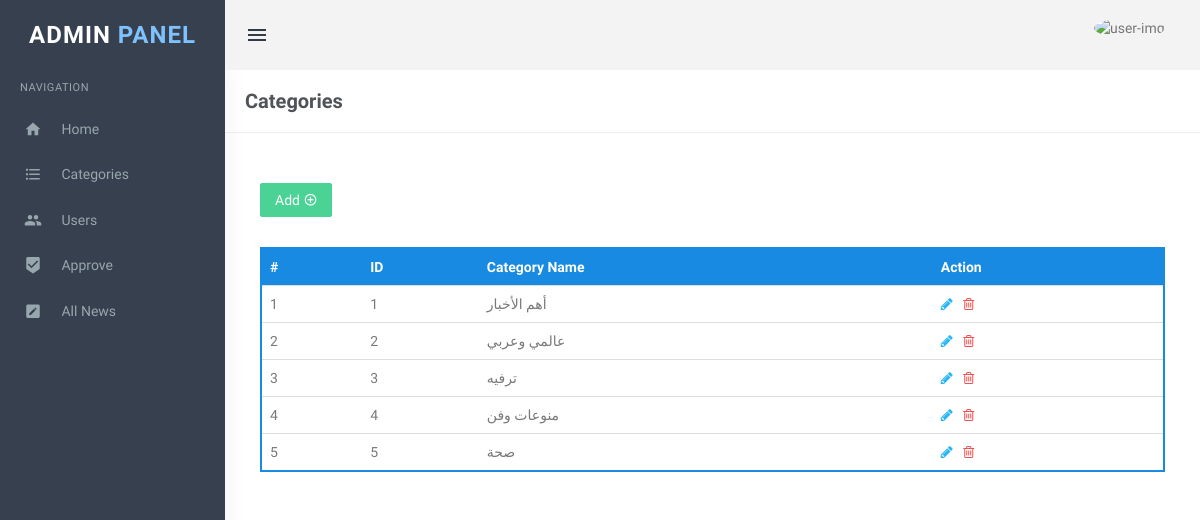
Page /adminPanel/categories.php (signed in) on the earlier database version.
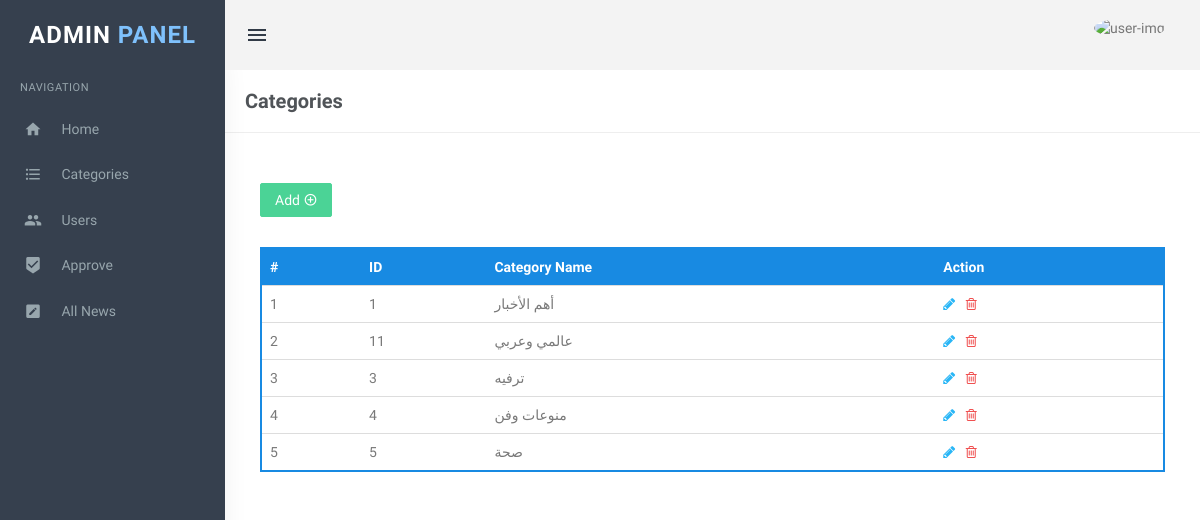
Same page on the later database version.
### tables this page shows
CREATE TABLE IF NOT EXISTS `categories` (
  `name` varchar(40) NOT NULL,
  `id` int(30) NOT NULL AUTO_INCREMENT,
  PRIMARY KEY (`id`),
  UNIQUE KEY `name` (`name`)
);

### adminPanel/categories.php (the view, shortened to what the changed rows need)
<?php
include('includes/config.php');
?>
<!DOCTYPE html>
<html lang="en">
<head>
    <link href="assets/css/bootstrap.min.css" rel="stylesheet" type="text/css" />
    <link href="assets/css/core.css" rel="stylesheet" type="text/css" />
    <link href="assets/css/components.css" rel="stylesheet" type="text/css" />
    <link href="assets/css/icons.css" rel="stylesheet" type="text/css" />
    <link href="assets/css/pages.css" rel="stylesheet" type="text/css" />
    <link href="assets/css/menu.css" rel="stylesheet" type="text/css" />
    <link href="assets/css/responsive.css" rel="stylesheet" type="text/css" />
    <link href="assets/css/myStyle.css" rel="stylesheet" type="text/css" />
    <link rel="stylesheet" href="assets/css/deleteCategory.css">
</head>
<body class="fixed-left">
    <div id="wrapper">
        <div class="content-page">
            <div class="content">
                <div class="container">
                    <div class="row">
                        <div class="col-md-12">
                            <div class="demo-box m-t-20">
                                <div class="table-responsive">
                                    <table class="table m-0 table-colored-bordered table-bordered-primary">
                                        <thead>
                                            <tr>
                                                <th>#</th>
                                                <th>ID</th>
                                                <th>Category Name</th>
                                                <th>Action</th>
                                            </tr>
                                        </thead>
                                        <tbody>
                                            <?php
                                            $query = "SELECT categories.id as id, categories.name as name FROM categories";
                                            $result = mysqli_query($con,$query);
                                            $num = 1;
                                            $rowNum = mysqli_num_rows($result);
                                            if($rowNum == 0)
                                            {
                                            ?>
                                            <tr>
                                                <td colspan="7" align="center">
                                                    <h3 style="color:red">No category found</h3>
                                                </td>
                                            <tr>
                                                <?php
                                                }
                                                else {
                                                while($row = mysqli_fetch_array($result))
                                                {
                                                ?>
                                            <tr>
                                                <td scope="row"><?php echo htmlentities($num);?></td>
                                                <td><?php echo htmlentities($row['id']);?></td>
                                                <td><?php echo htmlentities($row['name']);?></td>
                                                <td><a
                                                        href="editCategory.php?catId=<?php echo htmlentities($row['id']);?>"><i
                                                            class="fa fa-pencil" style="color: #29b6f6;"></i></a>
                                                    &nbsp;<a href="#myModal<?php echo htmlentities($row['id']);?>"
                                                        data-toggle="modal">
                                                        <i class="fa fa-trash-o" style="color: #f05050"></i></a>
                                                </td>
                                            </tr>
                                            <?php
                                                $num++;}}
                                                ?>
                                        </tbody>
                                    </table>
                                </div>
                            </div>
                        </div>
                    </div>
                </div>
            </div>
        </div>
    </div>
</body>
</html>

Differences in the rows shown:
removed categories: id "2", name "عالمي وعربي"
added categories: id "11", name "عالمي وعربي"
